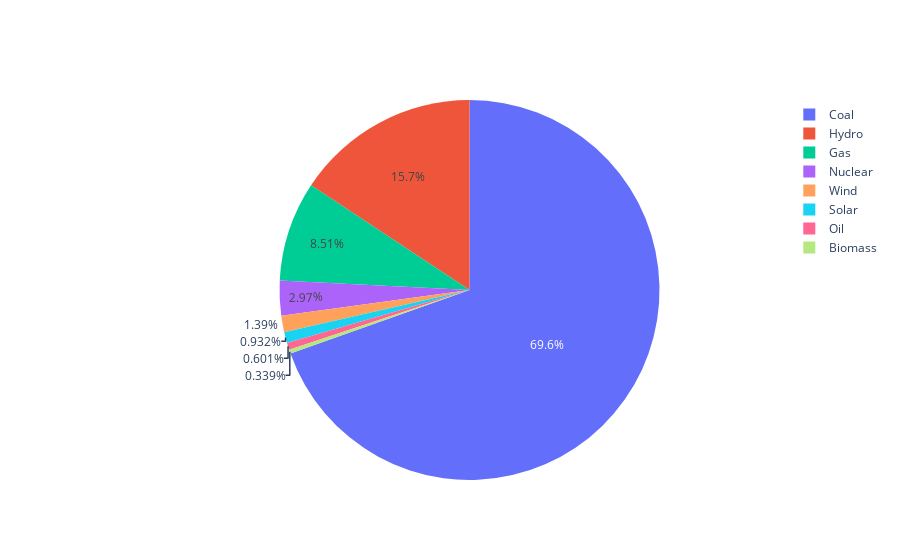

The notebook cell this image was saved under:
### Code cell
import plotly.offline as py
import plotly.graph_objs as go
TYPES = df.groupby('primary_fuel')['capacity_mw'].agg('sum')
values = [TYPES['Coal'],TYPES['Hydro'],TYPES['Solar'],TYPES['Wind'],TYPES['Gas'],TYPES['Biomass'],TYPES['Oil'],TYPES['Nuclear']]
labels= ['Coal','Hydro','Solar','Wind','Gas','Biomass','Oil','Nuclear']

graph = go.Pie(labels=labels,values=values)
py.iplot([graph])

### Figure 1 — Plotly figure (JSON) as saved in the notebook; plotly's stock layout.template omitted (floating-point values rounded to 4 significant figures)
{"data": [{"labels": ["Coal", "Hydro", "Solar", "Wind", "Gas", "Biomass", "Oil", "Nuclear"], "type": "pie", "values": [205800.0, 46440.0, 2758.0, 4112.0, 25170.0, 1003.0, 1779.0, 8780]}], "layout": {}}
